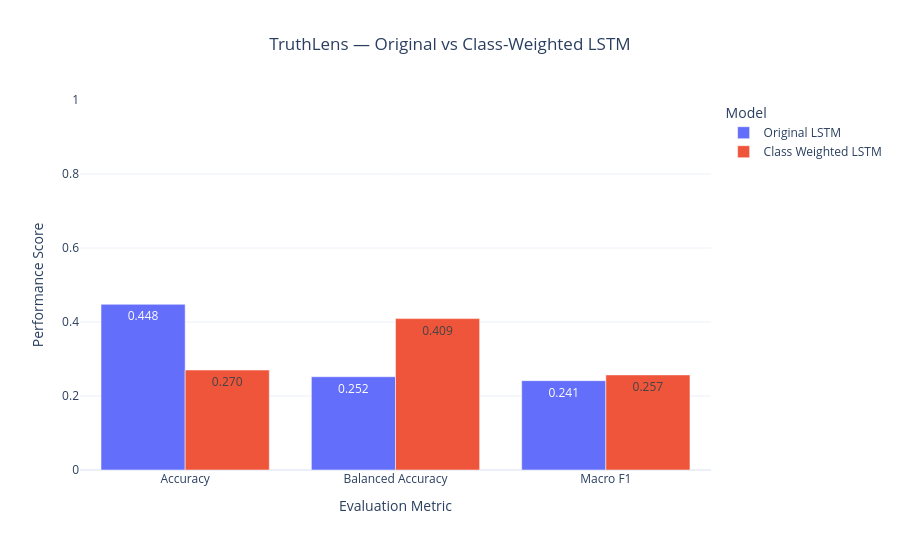

Notebook source saved alongside this figure:
### Code cell
lstm_long = lstm_comparison.melt(
    id_vars="Model",
    var_name="Metric",
    value_name="Score"
)

fig = px.bar(
    lstm_long,
    x="Metric",
    y="Score",
    color="Model",
    barmode="group",
    text_auto=".3f",
    title="TruthLens — Original vs Class-Weighted LSTM"
)

fig.update_layout(
    template="plotly_white",
    title_x=0.5,
    height=550,
    yaxis=dict(range=[0, 1]),
    yaxis_title="Performance Score",
    xaxis_title="Evaluation Metric"
)

fig.show()

### Figure 1 — Plotly figure (JSON) as saved in the notebook; plotly's stock layout.template omitted (floating-point values rounded to 4 significant figures)
{"data": [{"alignmentgroup": "True", "hovertemplate": "Model=Original LSTM<br>Metric=%{x}<br>Score=%{y}<extra></extra>", "legendgroup": "Original LSTM", "marker": {"color": "#636efa", "pattern": {"shape": ""}}, "name": "Original LSTM", "offsetgroup": "Original LSTM", "orientation": "v", "showlegend": true, "textposition": "auto", "texttemplate": "%{y:.3f}", "type": "bar", "x": ["Accuracy", "Balanced Accuracy", "Macro F1"], "xaxis": "x", "y": [0.4479, 0.2521, 0.2415], "yaxis": "y"}, {"alignmentgroup": "True", "hovertemplate": "Model=Class Weighted LSTM<br>Metric=%{x}<br>Score=%{y}<extra></extra>", "legendgroup": "Class Weighted LSTM", "marker": {"color": "#EF553B", "pattern": {"shape": ""}}, "name": "Class Weighted LSTM", "offsetgroup": "Class Weighted LSTM", "orientation": "v", "showlegend": true, "textposition": "auto", "texttemplate": "%{y:.3f}", "type": "bar", "x": ["Accuracy", "Balanced Accuracy", "Macro F1"], "xaxis": "x", "y": [0.2702, 0.4092, 0.257], "yaxis": "y"}], "layout": {"barmode": "group", "height": 550, "legend": {"title": {"text": "Model"}, "tracegroupgap": 0}, "title": {"text": "TruthLens — Original vs Class-Weighted LSTM", "x": 0.5}, "xaxis": {"anchor": "y", "domain": [0, 1], "title": {"text": "Evaluation Metric"}}, "yaxis": {"anchor": "x", "domain": [0, 1], "range": [0, 1], "title": {"text": "Performance Score"}}}}
